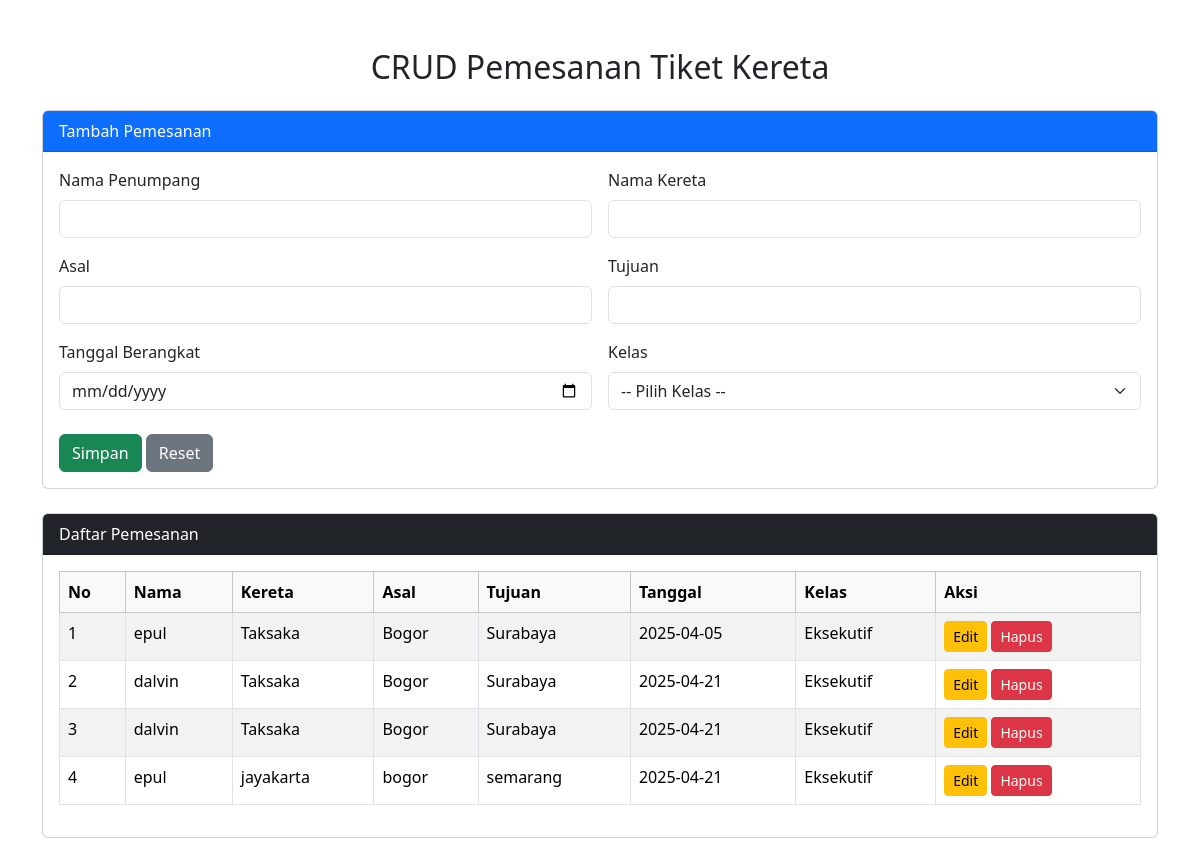
The app's page /pemesanan.php with its own data.
### tables this page shows
CREATE TABLE `pemesanan` (
  `id` int NOT NULL,
  `nama_penumpang` varchar(100) NOT NULL,
  `kereta` varchar(100) NOT NULL,
  `asal` varchar(100) NOT NULL,
  `tujuan` varchar(100) NOT NULL,
  `tanggal_berangkat` date NOT NULL,
  `kelas` enum('Ekonomi','Bisnis','Eksekutif') NOT NULL,
  `created_at` timestamp NULL DEFAULT CURRENT_TIMESTAMP,
  `user_id` int DEFAULT NULL,
  `status` varchar(20) DEFAULT 'belum bayar',
  `metode_pembayaran` varchar(50) DEFAULT NULL,
  `harga` int NOT NULL DEFAULT '0'
);

### pemesanan.php (the view, shortened to what this page needs)
<?php
require_once 'koneksi.php';
$id = "";
$nama_penumpang = "";
$kereta = "";
$asal = "";
$tujuan = "";
$tanggal = "";
$result = mysqli_query($koneksi, "SELECT * FROM pemesanan ORDER BY id DESC");
?>
<!DOCTYPE html>
<html lang="en">
<head>
    <link href="https://cdn.jsdelivr.net/npm/bootstrap@5.3.3/dist/css/bootstrap.min.css" rel="stylesheet">
</head>
<body>
<div class="container py-5">
    <h2 class="mb-4 text-center">CRUD Pemesanan Tiket Kereta</h2>
    <div class="card mb-4">
        <div class="card-header bg-primary text-white">
            <?= $id == "" ? "Tambah Pemesanan" : "Edit Pemesanan" ?>
        </div>
        <div class="card-body">
            <form method="POST">
                <div class="row g-3">
                    <div class="col-md-6">
                        <label class="form-label">Nama Penumpang</label>
                        <input type="text" name="nama_penumpang" class="form-control" value="<?= $nama_penumpang ?>" required>
                    </div>
                    <div class="col-md-6">
                        <label class="form-label">Nama Kereta</label>
                        <input type="text" name="kereta" class="form-control" value="<?= $kereta ?>" required>
                    </div>
                    <div class="col-md-6">
                        <label class="form-label">Asal</label>
                        <input type="text" name="asal" class="form-control" value="<?= $asal ?>" required>
                    </div>
                    <div class="col-md-6">
                        <label class="form-label">Tujuan</label>
                        <input type="text" name="tujuan" class="form-control" value="<?= $tujuan ?>" required>
                    </div>
                    <div class="col-md-6">
                        <label class="form-label">Tanggal Berangkat</label>
                        <input type="date" name="tanggal_berangkat" class="form-control" value="<?= $tanggal ?>" required>
                    </div>
                    <div class="col-md-6">
                        <label class="form-label">Kelas</label>
                        <select name="kelas" class="form-select" required>
                            <option value="">-- Pilih Kelas --</option>
                        </select>
                    </div>
                </div>
                <div class="mt-4">
                    <button name="simpan" class="btn btn-success">Simpan</button>
                    <a href="pemesanan.php" class="btn btn-secondary">Reset</a>
                </div>
            </form>
        </div>
    </div>
    <div class="card">
        <div class="card-header bg-dark text-white">Daftar Pemesanan</div>
        <div class="card-body">
            <table class="table table-bordered table-striped">
                <thead class="table-light">
                    <tr>
                        <th>No</th>
                        <th>Nama</th>
                        <th>Kereta</th>
                        <th>Asal</th>
                        <th>Tujuan</th>
                        <th>Tanggal</th>
                        <th>Kelas</th>
                        <th>Aksi</th>
                    </tr>
                </thead>
                <tbody>
                    <?php $no=1; while($row = mysqli_fetch_assoc($result)) : ?>
                    <tr>
                        <td><?= $no++ ?></td>
                        <td><?= $row['nama_penumpang'] ?></td>
                        <td><?= $row['kereta'] ?></td>
                        <td><?= $row['asal'] ?></td>
                        <td><?= $row['tujuan'] ?></td>
                        <td><?= $row['tanggal_berangkat'] ?></td>
                        <td><?= $row['kelas'] ?></td>
                        <td>
                            <a href="pemesanan.php?edit=<?= $row['id'] ?>" class="btn btn-warning btn-sm">Edit</a>
                            <a href="pemesanan.php?hapus=<?= $row['id'] ?>" class="btn btn-danger btn-sm" onclick="return confirm('Yakin ingin hapus data ini?')">Hapus</a>
                        </td>
                    </tr>
                    <?php endwhile ?>
                </tbody>
            </table>
        </div>
    </div>
</div>
</body>
</html>

### records on screen
pemesanan: nama_penumpang "epul", kereta "Taksaka", asal "Bogor", tujuan "Surabaya", tanggal_berangkat "2025-04-05", kelas "Eksekutif"
pemesanan: nama_penumpang "dalvin", kereta "Taksaka", asal "Bogor", tujuan "Surabaya", tanggal_berangkat "2025-04-21", kelas "Eksekutif"
pemesanan: nama_penumpang "dalvin", kereta "Taksaka", asal "Bogor", tujuan "Surabaya", tanggal_berangkat "2025-04-21", kelas "Eksekutif"
pemesanan: nama_penumpang "epul", kereta "jayakarta", asal "bogor", tujuan "semarang", tanggal_berangkat "2025-04-21", kelas "Eksekutif"
